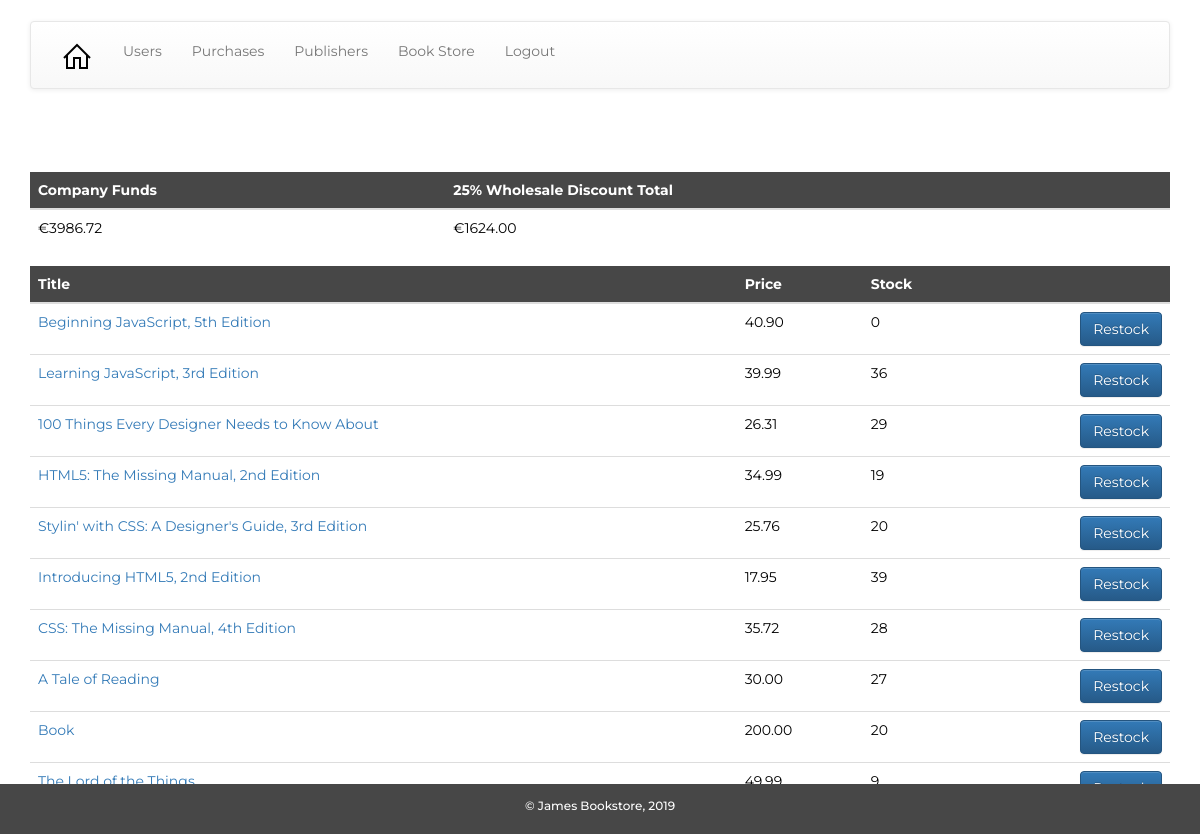
/manager_home.php (signed in), run on the app's committed database.
### tables this page shows
CREATE TABLE `reports` (
  `id` int(11) NOT NULL,
  `funds` decimal(7,2) NOT NULL,
  `profits` decimal(7,2) NOT NULL
);

CREATE TABLE `books` (
  `id` int(11) NOT NULL,
  `title` varchar(100) NOT NULL,
  `author` varchar(50) NOT NULL,
  `isbn` varchar(15) NOT NULL,
  `year` int(4) UNSIGNED NOT NULL,
  `price` decimal(7,2) NOT NULL,
  `cover` varchar(50) NOT NULL DEFAULT 'book_default.png',
  `publisher_id` int(11) NOT NULL,
  `stock` int(11) DEFAULT NULL,
  `active` int(1) NOT NULL DEFAULT '1'
);

### classes/Report.php (called while the page is built, shortened)
<?php
class Report{
    public static function get() {
        $sql = 'SELECT * FROM reports';
        $connection = Connection::getInstance();
        $stmt = $connection->prepare($sql);
        $success = $stmt->execute();
        if (!$success) {
            throw new Exception("Failed to retrieve purchases");
        }
        else {
            $report = $stmt->fetchAll(PDO::FETCH_CLASS, 'Report');
            return $report;
        }
    }
}

### classes/Book.php (called while the page is built, shortened)
<?php
class Book {
    public static function all() {
        $sql = 'SELECT * FROM books WHERE active = 1';
        $connection = Connection::getInstance();
        $stmt = $connection->prepare($sql);
        $success = $stmt->execute();
        if (!$success) {
            throw new Exception("Failed to retrieve books");
        }
        else {
            $books = $stmt->fetchAll(PDO::FETCH_CLASS, 'Book');
            return $books;
        }
    }
}
?>

### manager_home.php (the view, shortened to what this page needs)
<?php
require_once 'classes/Book.php';
require_once 'classes/Report.php';
$books = Book::all();
$reports = Report::get();
?>
<!DOCTYPE html>
<html>
    <head>
        <?php require 'utils/styles.php'; ?>
        <link rel="stylesheet" type="text/css" href="styles/styles.css">
    </head>
    <body>
        <div class="container">
            <div class="row">
                <div class="col-md-12">
                    <?php require 'utils/toolbar.php'; ?>
                </div>
            </div>
            <div class="row">
                <div class="col-md-12">
                    <?php
                    echo '<h2>Hello, '.$user->username.'</h2>';
                    ?>
                </div>
            </div>
            <div class="row">
                <div class="col-md-12">
                        <table id="table-reports" class="table table-hover">
                            <thead>
                                <th>Company Funds</th>
                                <th>25% Wholesale Discount Total</th>
                            </thead>
                            <tbody>
                                <?php foreach ($reports as $report) { ?>
                                    <tr data-id="">
                                        <td>€<?= $report->funds ?></td>
                                        <td>€<?= $report->profits ?></td>
                                    </tr>
                                <?php } ?>
                            </tbody>
                        </table>
                </div>
            </div>
             <div class="row">
                <div class="col-md-12">
                    <?php if (count($books) == 0) { ?>
                        <p>There are no books</p>
                    <?php } else { ?>
                        <table id="table-books" class="table table-hover">
                            <thead>
                                <th>Title</th>
                                <th>Price</th>
                                <th>Stock</th>
                                <th></th>
                            </thead>
                            <tbody>
                                <?php foreach ($books as $book) { ?>
                                    <tr data-id="<?= $book->id ?>">
                                        <td><a href="books_show.php?id=<?= $book->id ?>" class="btn-link"><?= $book->title ?></a></td>
                                        <td><?= $book->price ?></td>
                                        <td><?= $book->stock ?></td>
                                        <td><a href="manager_restock.php?id=<?= $book->id ?>" class="btn btn-primary pull-right">Restock</a></td>
                                    </tr>
                                <?php } ?>
                            </tbody>
                        </table>
                    <?php } ?>
                </div>
            </div>
            <div class="row">
                <div class="col-md-12">
                    <?php require 'utils/footer.php'; ?>
                </div>
            </div>
        </div>
    </body>
</html>

### styles/styles.css (style rules this page uses)
body { background-image: url("bg.jpg"); font-family: 'Montserrat', sans-serif; color:black; }
table { background: white; font-family: 'Montserrat', sans-serif; border-radius: 15px; color:black; }
thead { background: #474747; color:white; }
h2, h1, h3 { color:white; font-family: 'Philosopher', sans-serif; }
body, html { height: 100%; }
.btn { font-family: 'Montserrat', sans-serif; }

### data on the page
reports: funds "3986.72", profits "1624.00"
books: title "Beginning JavaScript, 5th Edition", price "40.90", stock "0"
books: title "Learning JavaScript, 3rd Edition", price "39.99", stock "36"
books: title "100 Things Every Designer Needs to Know About", price "26.31", stock "29"
books: title "HTML5: The Missing Manual, 2nd Edition", price "34.99", stock "19"
books: title "Stylin' with CSS: A Designer's Guide, 3rd Edition", price "25.76", stock "20"
books: title "Introducing HTML5, 2nd Edition", price "17.95", stock "39"
books: title "CSS: The Missing Manual, 4th Edition", price "35.72", stock "28"
books: title "A Tale of Reading", price "30.00", stock "27"
books: title "Book", price "200.00", stock "20"
books: title "The Lord of the Things", price "49.99", stock "9"
